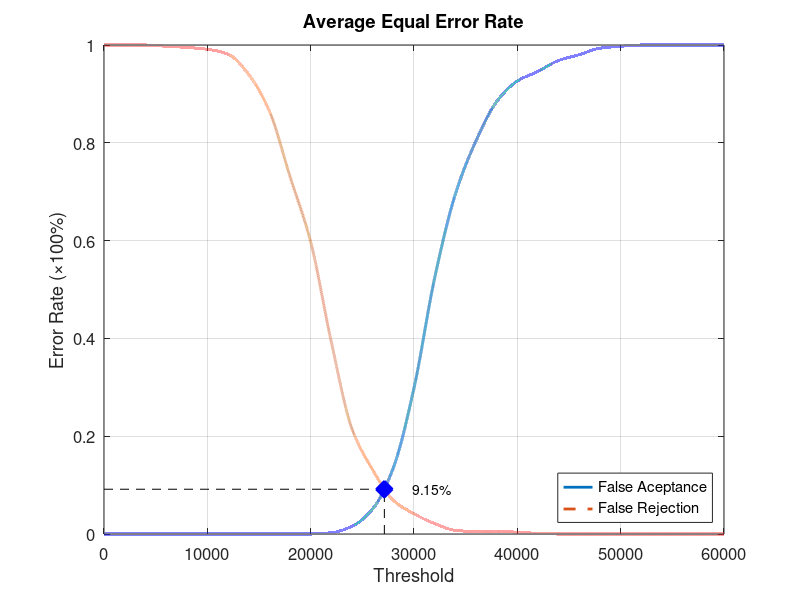
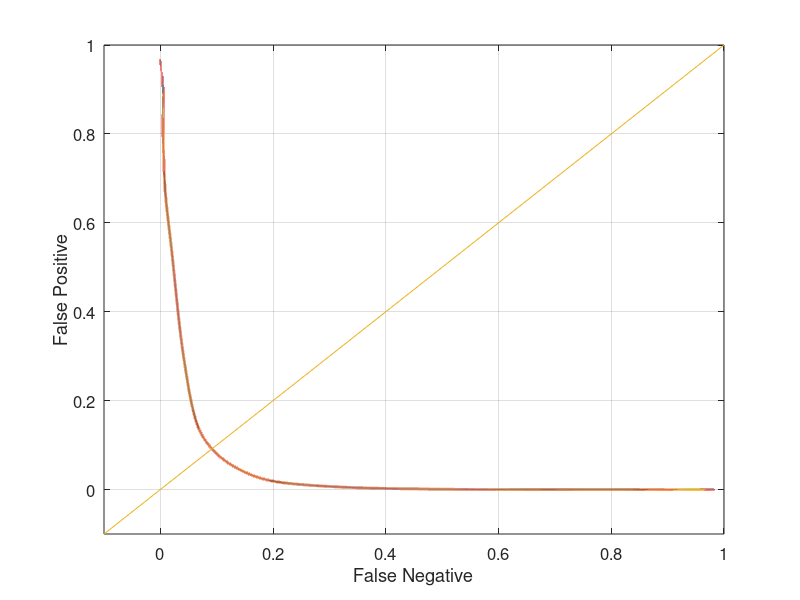

The MATLAB script that drew these images, in order:
function yEER = Experiment2Average
close all;
clear;
clc;
x = 0:2000:60000;
xq = 0:0.5:60000;

y0 = [0 0 0 0 0 0 0 0 0 0 0 0.00263158 0.0157895 0.0513158 0.135526 0.298684 0.523684 0.694737 0.803947 0.884211 0.926316 0.946053 0.968421 0.980263 0.993421 0.997368 1 1 1 1 1];
yy0 = interp1(x, y0, xq, 'pchip');
y1 = [1 1 1 0.9975 0.995 0.99125 0.98125 0.94 0.865 0.73125 0.5975 0.3925 0.215 0.13125 0.06875 0.04125 0.02125 0.0075 0.005 0.005 0.00375 0.00125 0 0 0 0 0 0 0 0 0];
yy1 = interp1(x, y1, xq, 'pchip');

% Calculating EER: 
y2 = abs(y0 - y1);
find(y2 == min(y2))
yy2 = abs(yy0 - yy1);
xEER = find(yy2 == min(yy2));
xEERIndex = xq(xEER) % X-axis EER
yEER = yy0(xEER) % Y-axis EER

main = figure
plot(xq, yy0,'-','LineWidth', 2);	hold on
plot(xq, yy1,'--','LineWidth', 2);	hold on
plot([xEERIndex xEERIndex], [0 yEER], 'k--');	hold on
plot([0 xEERIndex], [yEER yEER], 'k--');	hold on
plot(xEERIndex, yEER, 'bx', 'LineWidth', 10);	hold on
text(xEERIndex + 10 * xEERIndex / 100, yEER, [num2str(round((10000 * yEER)) / 100) '%'])
legend('False Aceptance', 'False Rejection', 'Location', 'SouthEast')
xlabel('Threshold')
ylabel('Error Rate (\times100%)')
title('Average Equal Error Rate')
set(gca, 'FontSize', 12)
axis([0 60000 0 1])
grid on

print(main, 'Experiment2AverageMain', '-dpng');
FNRxFPR = figure('Color', [1 1 1]);
plot(yy1, yy0, '-', yy1, yy0, 'LineWidth', 2);
hold on
y = -0.1:0.1:1
plot(y, y); 
set(gca, 'FontSize', 12)
xlabel('False Negative')
ylabel('False Positive')
axis([-0.1 1 -0.1 1])
set(gca, 'FontSize', 12)
grid on

print(FNRxFPR, 'Experiment2AverageFNRxFPR','-dpng');
end
